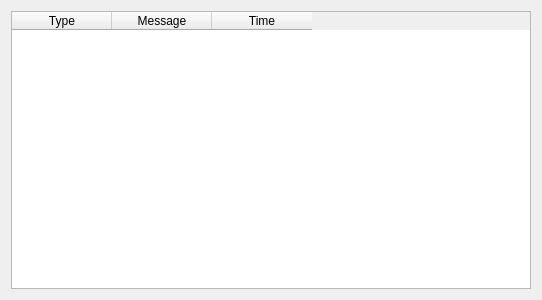
<?xml version="1.0" encoding="UTF-8"?>
<ui version="4.0">
 <class>HelperForm</class>
 <widget class="QWidget" name="HelperForm">
  <property name="geometry">
   <rect>
    <x>0</x>
    <y>0</y>
    <width>542</width>
    <height>300</height>
   </rect>
  </property>
  <property name="windowTitle">
   <string>Log Viewer</string>
  </property>
  <property name="windowIcon">
   <iconset resource="systray.qrc">
    <normaloff>:/images/smith_chart_red.png</normaloff>:/images/smith_chart_red.png</iconset>
  </property>
  <layout class="QVBoxLayout" name="verticalLayout">
   <item>
    <widget class="QTableWidget" name="tableWidget">
     <property name="selectionBehavior">
      <enum>QAbstractItemView::SelectRows</enum>
     </property>
     <property name="sortingEnabled">
      <bool>true</bool>
     </property>
     <column>
      <property name="text">
       <string>Type</string>
      </property>
     </column>
     <column>
      <property name="text">
       <string>Message</string>
      </property>
     </column>
     <column>
      <property name="text">
       <string>Time</string>
      </property>
     </column>
    </widget>
   </item>
  </layout>
 </widget>
 <resources>
  <include location="systray.qrc"/>
 </resources>
 <connections/>
</ui>
